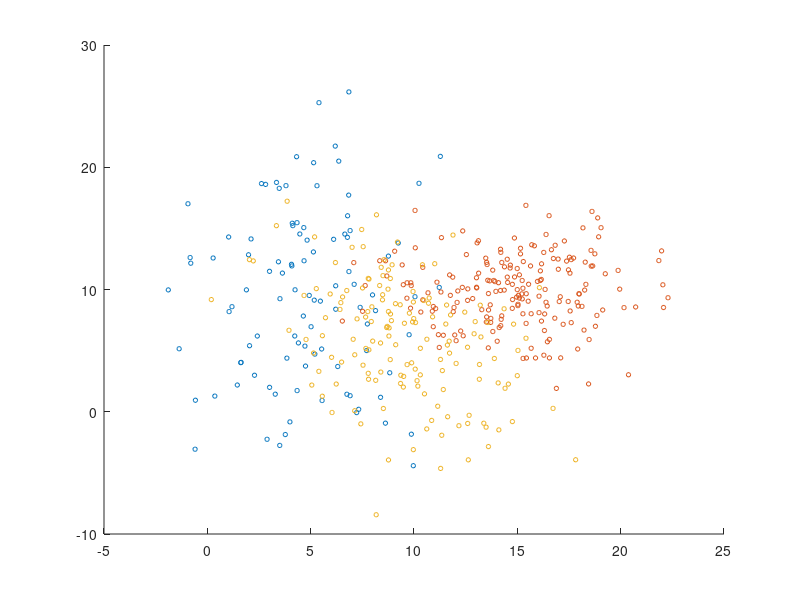

Write MATLAB code to recreate this figure.
MU3 = [5 10];
SIGMA3 = [8 4; 4 40];
MU4 = [15 10];
SIGMA4 = [8 0; 0 8];
MU5 = [10 5];
SIGMA5 = [10 -5; -5 20]; 

R3 = chol(SIGMA3);
R4 = chol(SIGMA4);
R5 = chol(SIGMA5);

z3 = repmat(MU3,100,1) + randn(100,2)*R3;
z4 = repmat(MU4,200,1) + randn(200,2)*R4;
z5 = repmat(MU5,150,1) + randn(150,2)*R5;


figure
scatter(z3(:,1),z3(:,2),10);
hold on;
scatter(z4(:,1),z4(:,2),10);
hold off;
hold on 
scatter(z5(:,1),z5(:,2),10);
